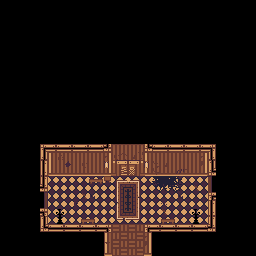

This game map was drawn from its Tiled (.tmx) file and the tilesets committed beside it. A one-line description and the trimmed map source follow:
An orthogonal 32x32 tile map with 8x8 px tiles, 5 tile layers (Walls, Flooring, Doors, Damage, ...) and 3 objects (Player, Door).

<map version="1.0" tiledversion="1.1.5" orientation="orthogonal" renderorder="right-down" width="32" height="32" tilewidth="8" tileheight="8" infinite="0" nextobjectid="6">
 <tileset firstgid="1" source="../houseTiles.tsx" />
 <layer name="Walls" width="32" height="32">
  <data>[1024 cells, 124 non-empty, 43 distinct tile ids]</data>
 </layer>
 <layer name="Flooring" width="32" height="32">
  <data>[1024 cells, 136 non-empty, 5 distinct tile ids]</data>
 </layer>
 <layer name="Doors" width="32" height="32">
  <data>[1024 cells, 0 non-empty, 0 distinct tile ids]</data>
 </layer>
 <layer name="Damage" width="32" height="32">
  <data>[1024 cells, 22 non-empty, 19 distinct tile ids]</data>
 </layer>
 <layer name="Furniture" width="32" height="32">
  <data>[1024 cells, 37 non-empty, 30 distinct tile ids]</data>
 </layer>
 <objectgroup name="Objects">
  <object id="1" name="Player" x="123.938" y="240.006" width="8.18182" height="7.81818" />
  <object id="2" x="176.909" y="245.273" width="0.363636" height="0.363636" />
  <object id="4" name="Door" x="44.6477" y="192.023" width="11.4148" height="15.6989">
   <properties>
    <property name="connectionID" type="int" value="0" />
    <property name="nextMap" value="servantsCorridor" />
   </properties>
  </object>
 </objectgroup>
</map>